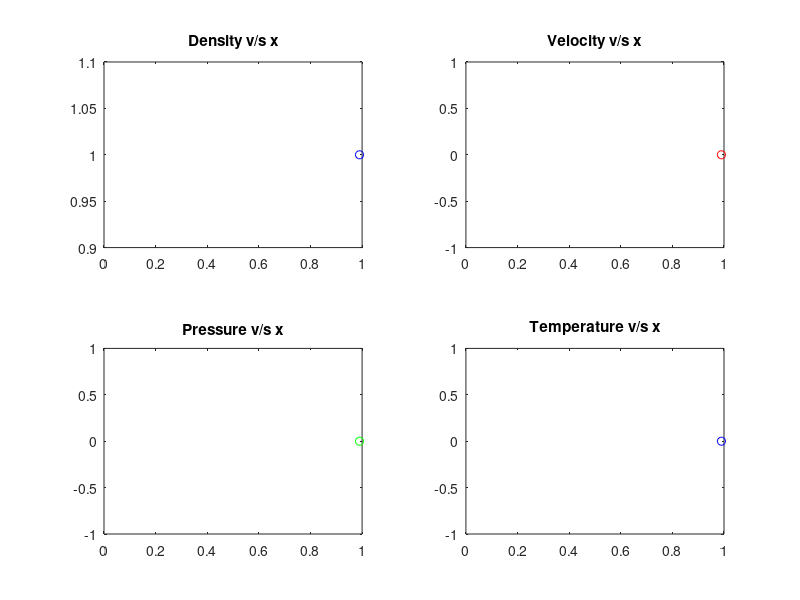
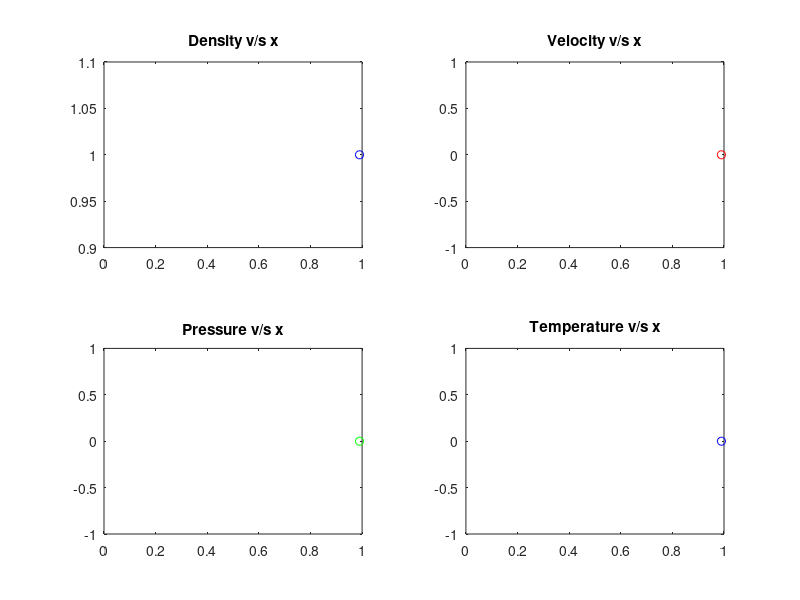
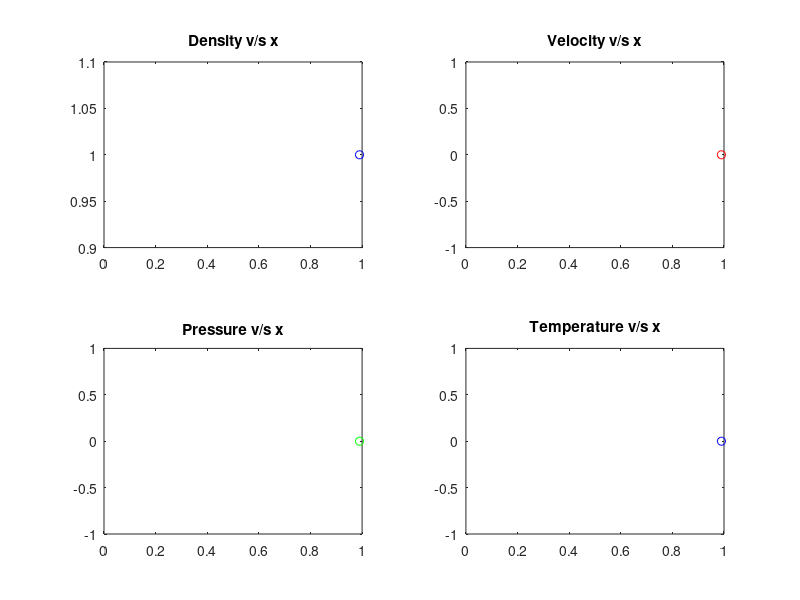
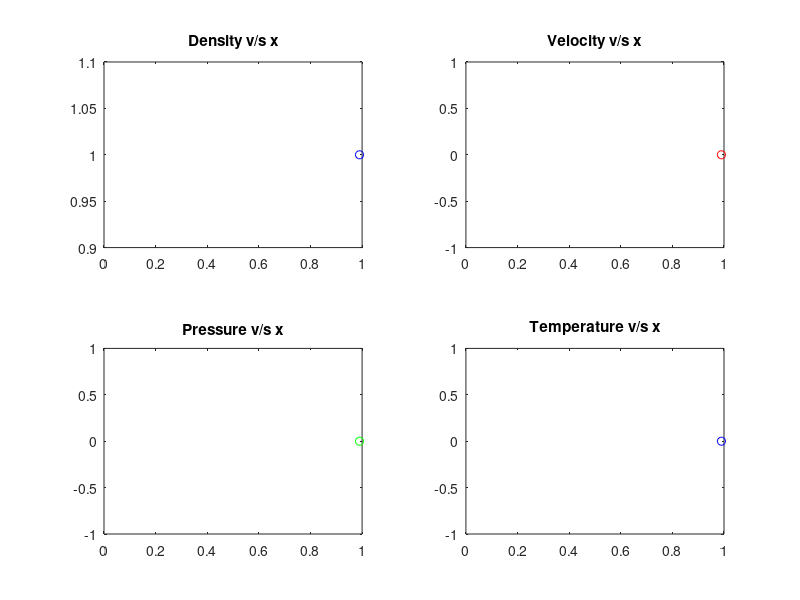

Reproduce these figures in MATLAB, in order. (Note: a time limit stopped this script after it produced the figures.)
close all
clc
clear
% One gas plots 
i = 0;
while(1)
	i = i+1;
	Array=csvread('premetive.csv');
	x = Array(:, 1);
	rho = Array(:, 2);
	u = Array(:, 3);
	p = Array(:, 4);
	T = p./(287.15*rho);

	% Plots
	handle = figure('units','normalized','outerposition',[0 0 1 1])
	subplot(2,2,1)
	plot(x, rho, 'b--o')
	title('Density v/s x')

	subplot(2,2,2)
	plot(x, u, 'r--o')
	title('Velocity v/s x')

	subplot(2,2,3)
	plot(x, p, 'g--o')
	title('Pressure v/s x')

	subplot(2,2,4)
	plot(x, T, 'b--o')
	title('Temperature v/s x')

	pause(3.5)

	% saving the plots
	saveas(handle,['filename' num2str(i) '.jpg']);
	close all
end
